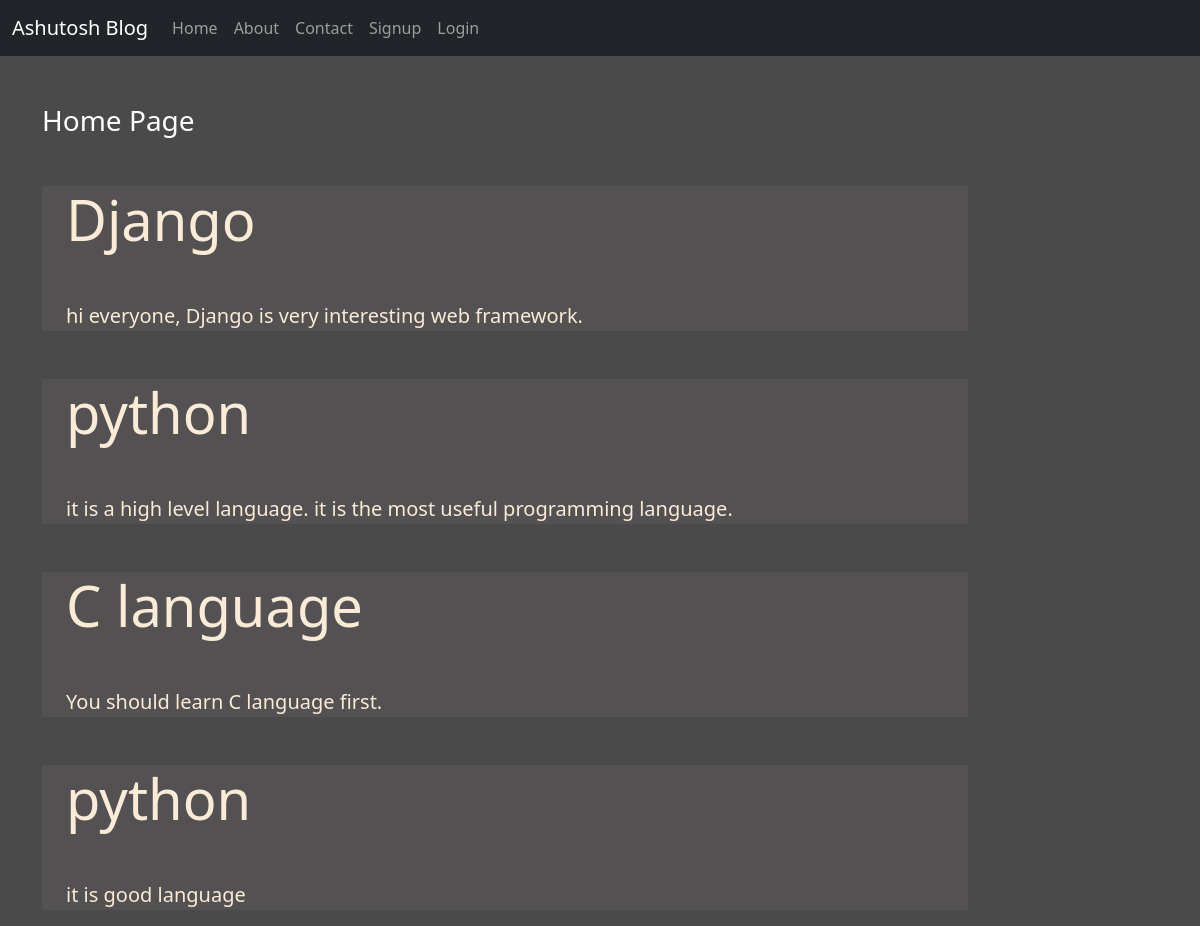
The page / on the database its author committed.
### blog/models.py (models this page shows)
class Post(models.Model):
	title = models.CharField(max_length=150)
	desc = models.TextField()

### blog/views.py (the view)
# urls.py: 2. Add a URL to urlpatterns:  path('', views.home, name='home')
def home(request):
	posts = Post.objects.all()
	return render(request, 'blog/home.html',{'posts':posts})

### blog/templates/blog/home.html
{% extends 'blog/base.html' %}
{% load static %}
{% block content %}
<div class="col-sm-10">
	<h3 class="text-white my-5">Home Page</h3>
	{% for post in posts %}
		<div class="jumbo-color">
			<div class="container">
				<h1 class="display-4 font-weight-bold my-5">{{post.title}}</h1>
				<p class="lead" >{{post.desc}}</p>
			</div>
		</div>
	{% endfor %}
</div>
{% endblock content %}

### blog/static/blog/css/style.css (style rules this page uses)
body { background-color: rgb(75,74,74); color: antiquewhite; }
.jumbo-color { background-color: rgb(83,81,81); }

### rows shown on the page
Post: title "Django", desc "hi everyone, Django is very interesting web framework."
Post: title "python", desc "it is a high level language. it is the most useful programming language."
Post: title "C language", desc "You should learn C language first."
Post: title "python", desc "it is good language"
